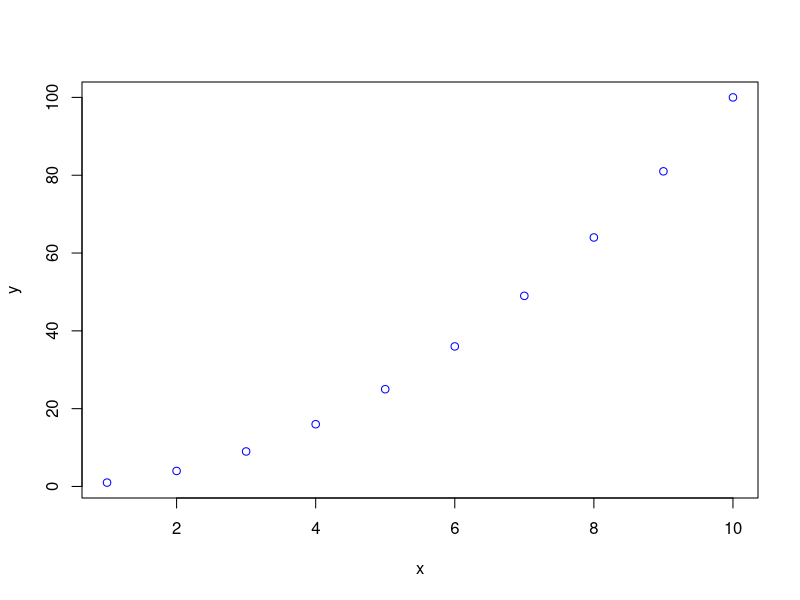
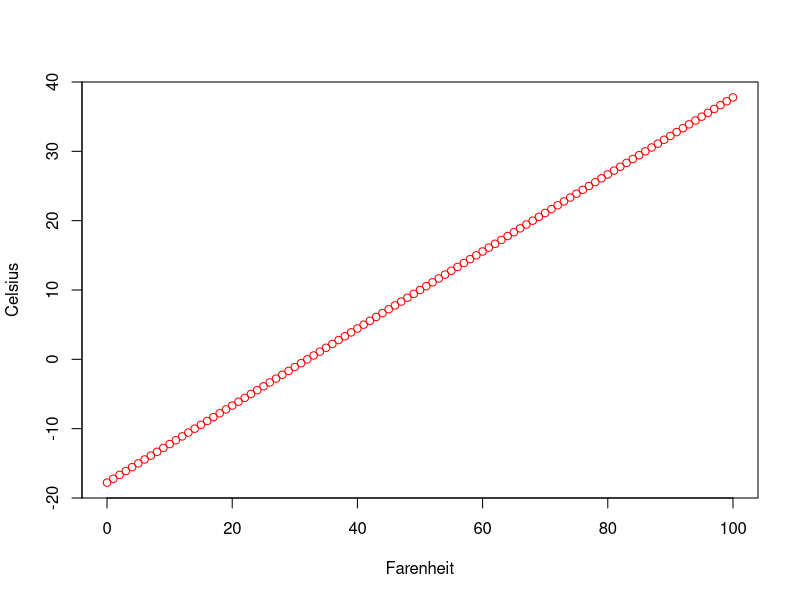

Here is the R script that generated these plots, in order:
a <- c(1, FALSE)
print(a)

b <- c('a', 1)
print(b)

c <- c(list(1), 'a')
print(c)

d <- c(TRUE, 1L)
print(d)

y <- 10
f1 <- function(x) {
  function() {
    x + 15
  }
}
print(f1(1)())

x <- 1:10
y <- x^2
df <- data.frame(x, y)
plot(df, col='blue')

f2 <- function(x) {
  (x - 32) * 5/9
}
farenheit <- 0:100
celsius <- f2(farenheit)
temps <- data.frame(farenheit, celsius)
plot(temps, xlab='Farenheit', ylab='Celsius', col='red')

data <- read.csv('data.csv')
class(data)

rescale <- function(x) {
  rescaled_values <- numeric(length(x))
  for (i in 1:length(x)) {
    rescaled_values[i] <- (x[i] - min(x))/(max(x) - min(x))
  }
  return(rescaled_values)
}

data2 <- lapply(data, rescale)

print(data2)
write.csv(data2, file = 'NewData.csv', row.names = FALSE)